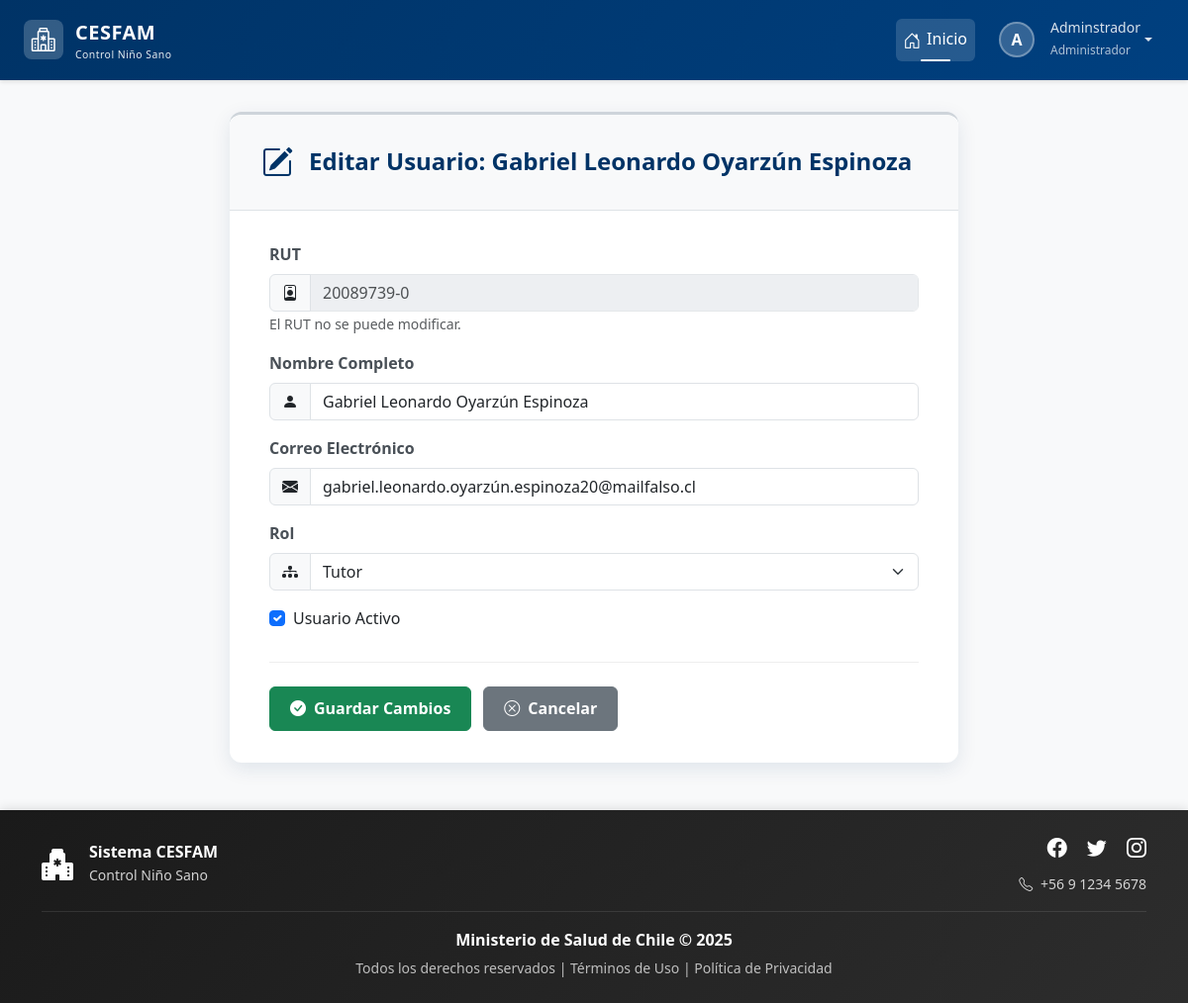
Screenshot of /usuarios/editar/4/ (signed in) with the database file from the repository.
### login/models.py (models this page shows, shortened)
class Usuario(AbstractBaseUser, PermissionsMixin):
    rut = models.CharField(max_length=10, unique=True)
    nombre_completo = models.CharField(max_length=200)
    email = models.EmailField(unique=True)
    rol = models.ForeignKey(Rol, on_delete=models.PROTECT)
    clave_temporal = models.BooleanField(default=False)
    nombre_completo_norm = models.CharField(
        max_length=200,
        editable=False,
        db_index=True
    )
    activo = models.BooleanField(default=True)
    is_staff = models.BooleanField(default=False) # Necesario para el admin de Django
    fecha_creacion = models.DateTimeField(default=timezone.now)
    objects = UsuarioManager()
    USERNAME_FIELD = 'rut'
    REQUIRED_FIELDS = ['nombre_completo', 'email']

class Rol(models.Model):
    id = models.AutoField(primary_key=True)
    nombre_rol = models.CharField(max_length=30, unique=True)
    descripcion = models.CharField(max_length=200)

### login/views.py (the view, shortened to what this page needs)
@login_required
@rol_requerido(['Administrador'])
def editar_usuario(request, pk):
    usuario = get_object_or_404(Usuario, pk=pk)
    roles = Rol.objects.all()
    contexto = {
        'usuario': usuario,
        'roles': roles,
    }
    return render(request, 'authentication/editar_usuario.html', contexto)

### login/templates/authentication/editar_usuario.html (shortened to what this page needs)
{% extends 'base.html' %}
{% load static %}
{% block extra_css %}
    <link rel="stylesheet" href="{% static 'css/estiloformularios.css' %}">
{% endblock %}
{% block content %}
<div class="container">
    <div class="row justify-content-center">
        <div class="col-lg-10 col-xl-8">
            <div class="card form-card">
                <div class="form-header">
                    <div class="form-icon">
                        <i class="bi bi-pencil-square"></i>
                    </div>
                    <h2>Editar Usuario: {{ usuario.nombre_completo }}</h2>
                </div>
                <div class="form-body">
                    <form method="post">
                        <div class="mb-3 animate-form-element" style="animation-delay: 0.1s;">
                            <label class="form-label">RUT</label>
                            <div class="input-group">
                                <span class="input-group-text"><i class="bi bi-person-badge"></i></span>
                                <input type="text" class="form-control" value="{{ usuario.rut }}" disabled>
                            </div>
                            <small class="form-text text-muted">El RUT no se puede modificar.</small>
                        </div>
                        <div class="mb-3 animate-form-element" style="animation-delay: 0.2s;">
                            <label for="nombre_completo" class="form-label">Nombre Completo</label>
                            <div class="input-group">
                                <span class="input-group-text"><i class="bi bi-person-fill"></i></span>
                                <input type="text" id="nombre_completo" name="nombre_completo" class="form-control" value="{{ usuario.nombre_completo }}" required>
                            </div>
                        </div>
                        <div class="mb-3 animate-form-element" style="animation-delay: 0.3s;">
                            <label for="email" class="form-label">Correo Electrónico</label>
                            <div class="input-group">
                                <span class="input-group-text"><i class="bi bi-envelope-fill"></i></span>
                                <input type="email" id="email" name="email" class="form-control" value="{{ usuario.email }}" required>
                            </div>
                        </div>
                        <div class="mb-3 animate-form-element" style="animation-delay: 0.4s;">
                            <label for="rol" class="form-label">Rol</label>
                            <div class="input-group">
                                <span class="input-group-text"><i class="bi bi-diagram-3-fill"></i></span>
                                <select id="rol" name="rol" class="form-select">
                                    {% for rol in roles %}
                                        <option value="{{ rol.id }}" {% if rol.id == usuario.rol.id %}selected{% endif %}>
                                            {{ rol.nombre_rol }}
                                        </option>
                                    {% endfor %}
                                </select>
                            </div>
                        </div>
                        <div class="form-check mb-4 animate-form-element" style="animation-delay: 0.5s;">
                            <input class="form-check-input" type="checkbox" id="activo" name="activo" {% if usuario.activo %}checked{% endif %}>
                            <label class="form-check-label" for="activo">
                                Usuario Activo
                            </label>
                        </div>
                        <div class="form-buttons animate-form-element" style="animation-delay: 0.6s;">
                            <button type="submit" class="btn btn-success">
                                <i class="bi bi-check-circle-fill me-2"></i>Guardar Cambios
                            </button>
                            <a href="{% url 'listar_usuarios' %}" class="btn btn-secondary">
                                <i class="bi bi-x-circle me-2"></i>Cancelar
                            </a>
                        </div>
                    </form>
                </div> </div> </div>
    </div>
</div>
{% endblock %}

### templates/base.html (shortened to what this page needs)
{% load static %}
<!DOCTYPE html>
<html lang="es">
<head>
    <link href="https://cdn.jsdelivr.net/npm/bootstrap@5.3.2/dist/css/bootstrap.min.css" rel="stylesheet"
>
    <link rel="stylesheet" href="https://cdn.jsdelivr.net/npm/bootstrap-icons@1.11.1/font/bootstrap-icons.css">
    <link href="https://cdn.jsdelivr.net/npm/select2@4.1.0-rc.0/dist/css/select2.min.css" rel="stylesheet" />
    <link rel="stylesheet" href="{% static 'css/estilobase.css' %}">
    {% block extra_css %}{% endblock %}
</head>
<body>
    <nav class="navbar navbar-expand-lg navbar-dark navbar-cesfam sticky-top">
        <div class="container-fluid px-4">
            <a class="navbar-brand" href="{% url 'home' %}">
                <div class="logo-icon">
                    <i class="bi bi-hospital text-white fs-4"></i>
                </div>
                <div>
                    <span>CESFAM</span>
                    <small class="d-block" style="font-size: 0.65rem; font-weight: 400; opacity: 0.9;">
                        Control Niño Sano
                    </small>
                </div>
            </a>
            <div class="collapse navbar-collapse" id="navbarNav">
                <ul class="navbar-nav ms-auto align-items-lg-center">
                    <li class="nav-item">
                        <a class="nav-link active" href="{% url 'home' %}">
                            <i class="bi bi-house-door"></i>Inicio
                        </a>
                    </li>
                    {% if request.user.is_authenticated %}
                    <li class="nav-item dropdown ms-lg-2">
                        <a class="nav-link dropdown-toggle d-flex align-items-center" href="#"
                           id="userDropdown" role="button" data-bs-toggle="dropdown" aria-expanded="false">
                            <div class="user-avatar">
                                {{ request.user.nombre_completo|first|upper }}
                            </div>
                            <div class="d-none d-lg-block text-start ms-2">
                                <small class="d-block" style="line-height: 1.2;">
                                    {{ request.user.nombre_completo|truncatewords:2 }}
                                </small>
                                <small style="font-size: 0.75rem; opacity: 0.8;">
                                    {{ request.user.rol.nombre_rol }}
                                </small>
                            </div>
                        </a>
                    </li>
                    {% else %}
                    <li class="nav-item ms-lg-2">
                        <a class="btn btn-light btn-sm" href="{% url 'login' %}">
                            <i class="bi bi-box-arrow-in-right me-1"></i>Iniciar Sesión
                        </a>
                    </li>
                    {% endif %}
                </ul>
            </div>
        </div>
    </nav>
    <main class="main-container container-fluid px-4">
        {% block content %}
        {% endblock %}
    </main>
    <footer class="footer-cesfam text-white py-4 mt-auto">
        <div class="container">
            <div class="row align-items-center">
                <div class="col-md-4 text-center text-md-start mb-3 mb-md-0">
                    <div class="d-flex align-items-center justify-content-center justify-content-md-start">
                        <i class="bi bi-hospital-fill fs-2 me-3"></i>
                        <div>
                            <h6 class="mb-0 fw-bold">Sistema CESFAM</h6>
                            <small style="opacity: 0.8;">Control Niño Sano</small>
                        </div>
                    </div>
                </div>
                <div class="col-md-4 text-center text-md-end">
                    <div class="social-links mb-2">
                        <a href="#" class="text-white text-decoration-none me-3" aria-label="Facebook">
                            <i class="bi bi-facebook fs-5"></i>
                        </a>
                        <a href="#" class="text-white text-decoration-none me-3" aria-label="Twitter">
                            <i class="bi bi-twitter fs-5"></i>
                        </a>
                        <a href="#" class="text-white text-decoration-none" aria-label="Instagram">
                            <i class="bi bi-instagram fs-5"></i>
                        </a>
                    </div>
                    <small style="opacity: 0.8;">
                        <i class="bi bi-telephone me-1"></i> +56 9 1234 5678
                    </small>
                </div>
            </div>
            <div class="footer-divider my-3"></div>
            <div class="row">
                <div class="col-12 text-center">
                    <p class="mb-1">
                        <strong>Ministerio de Salud de Chile &copy; {% now "Y" %}</strong>
                    </p>
                    <small style="opacity: 0.7;">
                        Todos los derechos reservados |
                        <a href="#" class="text-white text-decoration-none">Términos de Uso</a> |
                        <a href="#" class="text-white text-decoration-none">Política de Privacidad</a>
                    </small>
                </div>
            </div>
        </div>
    </footer>
</body>
</html>

### static/css/estilobase.css (style rules this page uses)
:root { --cesfam-primary: #003366; --cesfam-secondary: #0066cc; --cesfam-light: #e7f1ff; --cesfam-dark: #001a33; }
body { display: flex; flex-direction: column; min-height: 100vh; background-color: #f8f9fa; font-family: 'Segoe UI', Tahoma, Geneva, Verdana, sans-serif; }
main { flex: 1; }
.navbar-cesfam { background: linear-gradient(135deg, var(--cesfam-primary) 0%, #004080 100%); box-shadow: 0 2px 4px rgba(0,0,0,.1); padding: 0.75rem 0; }
.navbar-brand { display: flex; align-items: center; font-size: 1.25rem; font-weight: 700; letter-spacing: 0.5px; }
.navbar-brand .logo-icon { width: 40px; height: 40px; background: rgba(255,255,255,0.2); border-radius: 8px; display: flex; align-items: center; justify-content: center; margin-right: 12px; transition: all 0.3s ease; }
.navbar-nav .nav-link { color: rgba(255,255,255,0.85) !important; font-weight: 500; padding: 0.5rem 1rem; margin: 0 0.25rem; border-radius: 6px; transition: all 0.3s ease; position: relative; }
.navbar-nav .nav-link.active { color: #ffffff !important; background-color: rgba(255,255,255,0.15); }
.navbar-nav .nav-link.active::before { content: ''; position: absolute; bottom: 0; left: 50%; transform: translateX(-50%); width: 30px; height: 2px; background-color: #ffffff; border-radius: 2px; }
.navbar-nav .nav-link i { margin-right: 6px; font-size: 1.1em; vertical-align: middle; }
.user-avatar { width: 36px; height: 36px; background: rgba(255,255,255,0.2); border: 2px solid rgba(255,255,255,0.3); border-radius: 50%; display: flex; align-items: center; justify-content: center; font-weight: 600; color: white; margin-right: 8px; transition: all 0.3s ease; }
.footer-cesfam { background: linear-gradient(135deg, #1a1a1a 0%, #2d2d2d 100%); box-shadow: 0 -2px 10px rgba(0,0,0,0.1); margin-top: auto; }
.footer-divider { height: 1px; background: rgba(255,255,255,0.1); margin: 1rem 0; }
.footer-cesfam .social-links a { transition: all 0.3s ease; display: inline-block; }
.footer-cesfam .social-links a i { transition: all 0.3s ease; }
.main-container { padding-top: 2rem; padding-bottom: 3rem; min-height: calc(100vh - 200px); animation: fadeIn 0.8s ease-in-out; }
.card { border: none; box-shadow: 0 1px 3px rgba(0,0,0,0.08); border-radius: 10px; transition: all 0.3s ease; }
.form-label { font-weight: 500; color: #495057; margin-bottom: 0.5rem; }

### static/css/estiloformularios.css (style rules this page uses)
:root { --cesfam-primary: #003366; --cesfam-secondary: #0066cc; --cesfam-danger: #dc3545; --cesfam-danger-soft: #f8d7da; --cesfam-light-gray: #f8f9fa; --cesfam-border-gray: #dee2e6; --cesfam-success: #198754; --cesfam-warning: #ffc107; --cesfam-info: #0dcaf0; --cesfam-muted-text: #6c757d; }
.form-card { border: none; border-radius: 12px; box-shadow: 0 6px 20px rgba(0, 51, 102, 0.1); border-top: 3px solid #ced4da; animation: fadeInUp 0.6s ease-out; }
.form-header { display: flex; align-items: center; padding: 1.5rem 2rem; background-color: #f8f9fa; border-bottom: 1px solid #dee2e6; border-radius: 12px 12px 0 0; }
.form-icon { font-size: 2rem; color: var(--cesfam-primary); margin-right: 1rem; animation: bounceIn 0.7s ease-out 0.2s backwards; }
.form-header h2 { color: var(--cesfam-primary); font-weight: 700; margin-bottom: 0; font-size: 1.5rem; }
.form-body { padding: 2rem 2.5rem; text-align: left; }
.form-body .form-label { font-weight: 600; color: #495057; margin-bottom: 0.5rem; }
.form-control:disabled { background-color: #e9ecef; opacity: 0.8; }
.form-buttons { display: flex; flex-wrap: wrap; gap: 0.75rem; margin-top: 2rem; border-top: 1px solid #eee; padding-top: 1.5rem; }
.form-buttons .btn { padding: 0.6rem 1.25rem; font-weight: 600; }
.animate-form-element { animation: fadeInUp 0.5s ease-out backwards; }
.form-card .form-body .input-group > .form-select { border-top-left-radius: 0; border-bottom-left-radius: 0; }

### rows the page displays
Usuario: user.nombre_completo|first "A", user.nombre_completo "Adminstrador", user.rol.nombre_rol "Administrador"
Usuario: nombre_completo "Gabriel Leonardo Oyarzún Espinoza", rut "20089739-0", email "gabriel.leonardo.oyarzún.espinoza20@mailfalso.cl", rol "Tutor", activo "☑"
